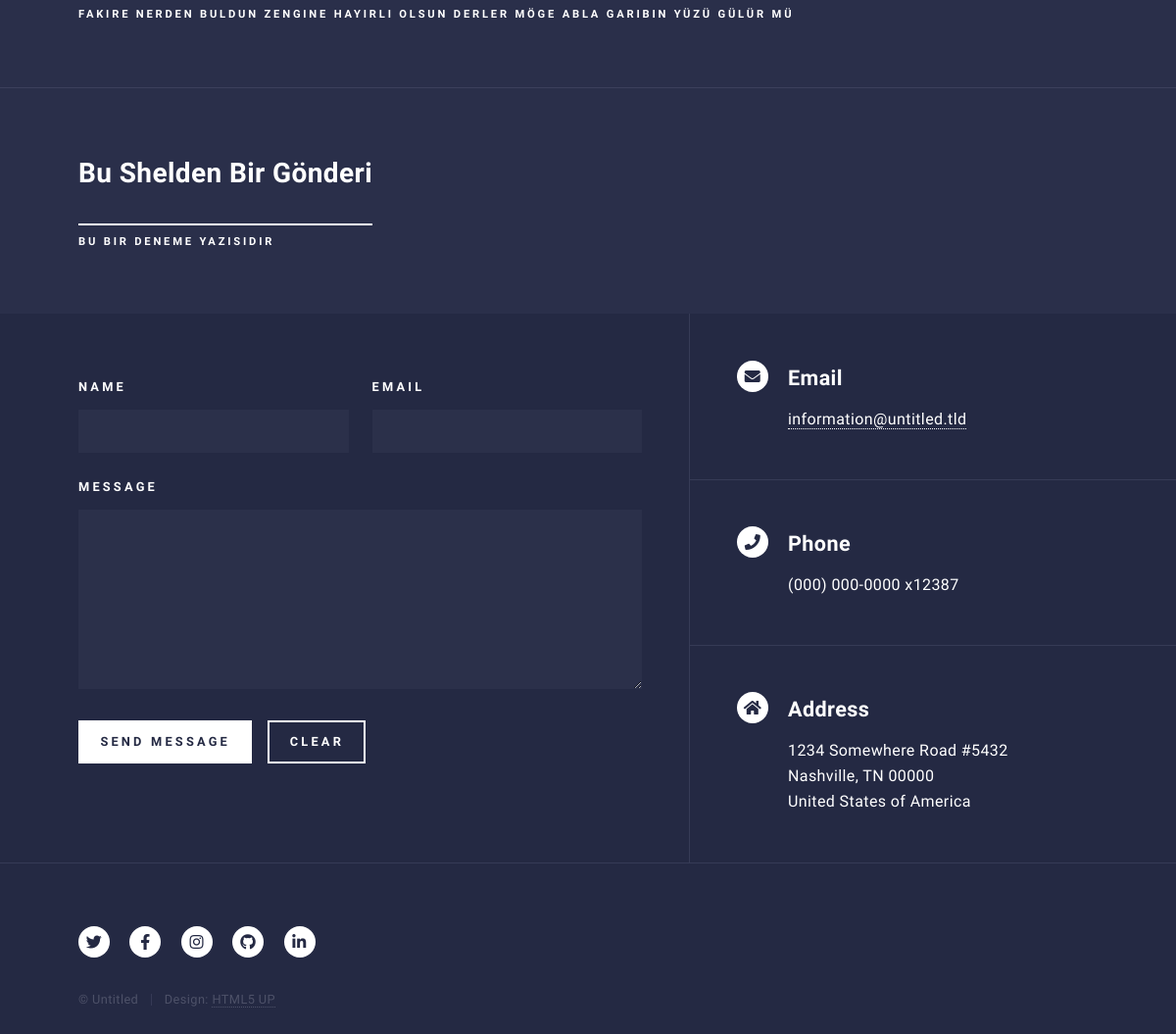
The page /blog/ (lower part) on the database as committed earlier.
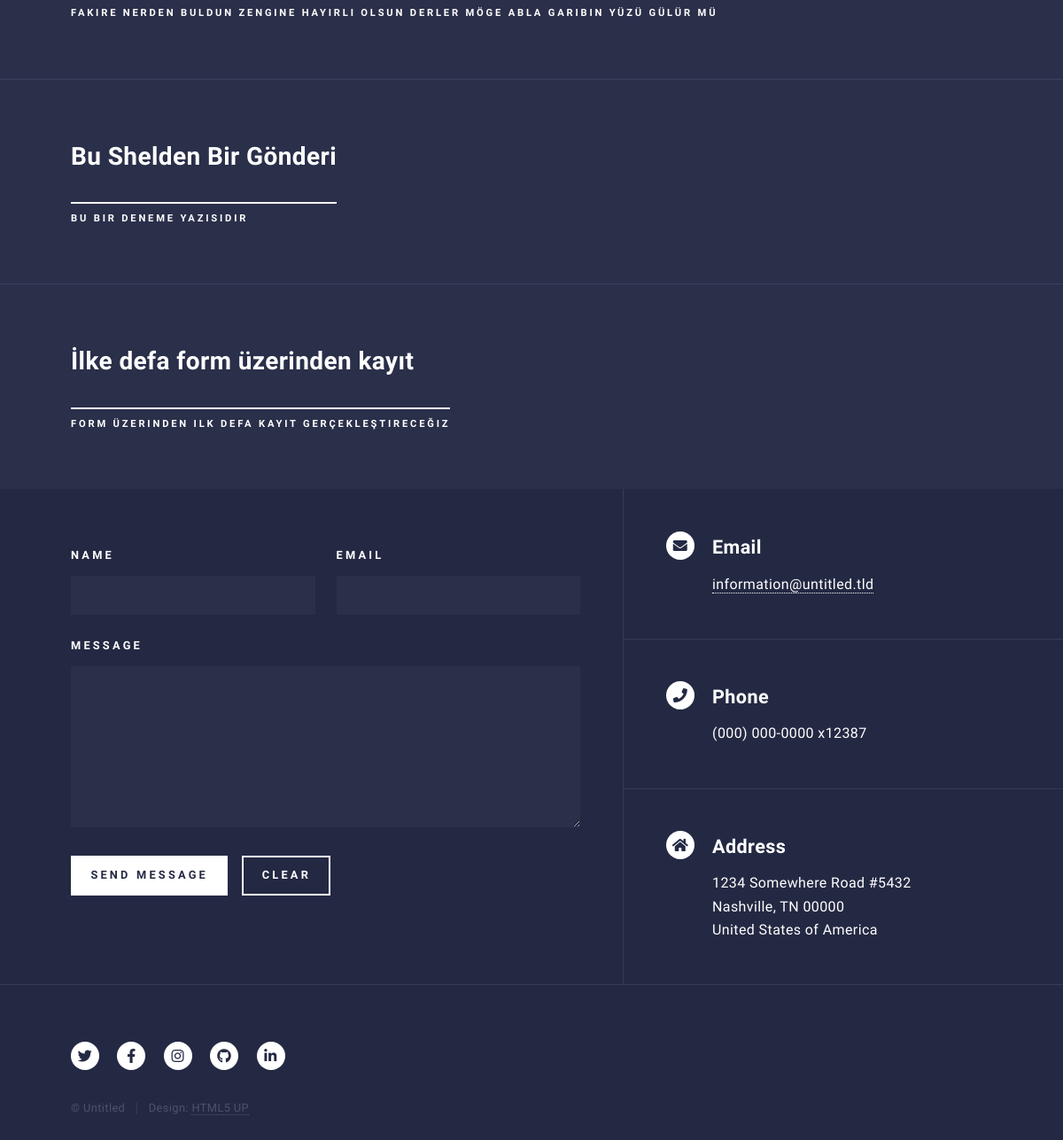
The same page on the database as committed later.
### blog/models.py (models this page shows, shortened)
class BlogModel(models.Model):
    class Meta:
        verbose_name = "Blog"
        verbose_name_plural = "Bloglar"
    baslik = models.CharField(max_length=100,verbose_name="Başlık")
    yazi = models.TextField(verbose_name="Yazı")
    secenekler = [("1","Korku"),("2","Gezi"),("3","Hayata Dair")]
    tur = models.CharField(choices=secenekler,max_length=10,verbose_name="Tür")
    kayitzaman = models.DateTimeField(default=timezone.now,verbose_name="Kayıt Zamanı")
    yayimzaman = models.DateTimeField(null=True,blank=True,verbose_name="Yayımlanma Zamanı")

### blog/views.py (the view)
# urls.py: path('',views.listele,name="bloglistele"), # 127.0.0.1:8000/blog/
def listele(request):
    gonderiler = BlogModel.objects.all()
    return render(request,"blog/liste.html",{"gonderis":gonderiler})

### templates/blog/liste.html (shortened to what this page needs)
{% extends '../temel.html' %}
{% block icerik %}
<a href={% url 'anasayfa' %}>Ana Sayfa</a><br>
<a href={% url 'yenigonderi' %}>Yeni Gönderi</a><br>
{% for gonderi in gonderis %}
<section id="one">
    <div class="inner">
        <header class="major">
            <a href="{% url 'gonderidetay' pk=gonderi.pk %}">
                <h2>{{gonderi.baslik}}</h2>
            </a>
            <p>{{gonderi.yazi}}</p>
    </div>
</section>
{% endfor %}
{% endblock icerik %}

Rows that differ between the two databases and show on the page:
added BlogModel: baslik "İlke defa form üzerinden kayıt", yazi "FORM ÜZERINDEN ILK DEFA KAYIT GERÇEKLEŞTIRECEĞIZ"
